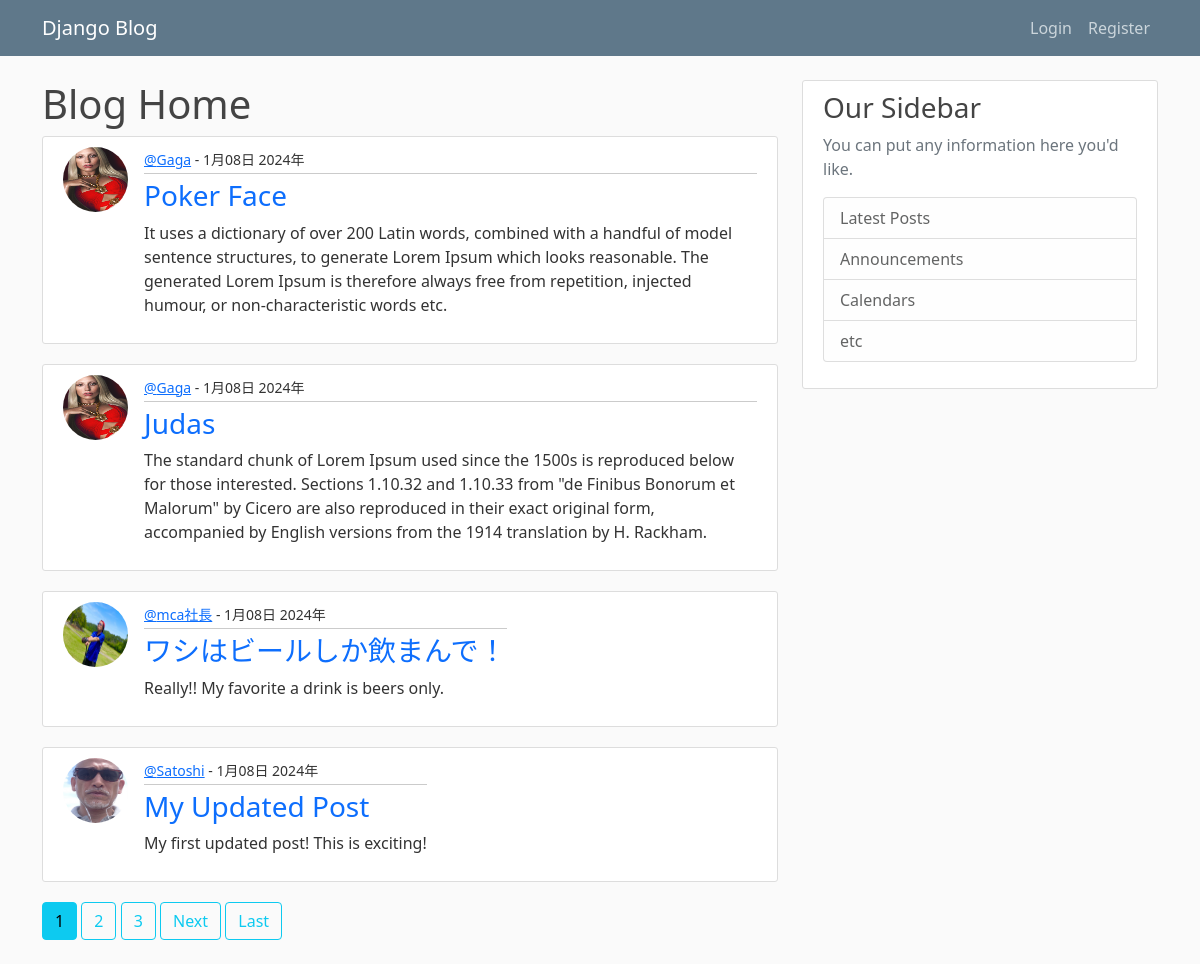
/blog_dev/, run on the app's committed database.
### blog/models.py (models this page shows, shortened)
class Post(models.Model):
	title = models.CharField(max_length=100)
	content = models.TextField()
	date_posted = models.DateTimeField(default=timezone.now())
	author = models.ForeignKey(User, on_delete=models.CASCADE)

### users/models.py (models this page shows, shortened)
class Profile(models.Model):
	user = models.OneToOneField(User, on_delete=models.CASCADE)
	image = models.ImageField(default='default.jpg', upload_to='profile_pics')

### blog/views.py (the view)
# urls.py: path('', PostListView.as_view(), name='home'),
class PostListView(ListView):
	model = Post
	template_name = 'home.html'
	context_object_name = 'posts'
	ordering = ['-date_posted']
	paginate_by = 4

### blog/templates/home.html (shortened to what this page needs)
{% extends 'base.html' %}
{% block content %}
<div>
	<h1>Blog Home</h1>
	{% for post in posts %}
	<div class="media content-section d-flex">
		<div>
			<img src="{{ post.author.profile.image.url }}" class="rounded-circle article-img"/>
		</div>
		<div>
			<small><a href="{% url 'blog:user-posts' post.author.username %}">@{{ post.author }}</a> - {{ post.date_posted|date:"Fd日 Y年" }}</small>
			<hr>
			<h3><a href="{% url 'blog:detail' post.id %}">{{ post.title }}</a></h3>
			<p>{{ post.content }}</p>
		</div>
	</div>
	{% endfor %}
</div>
<div>
{% if is_paginated %}
	{% for num in page_obj.paginator.page_range %}
		{% if page_obj.number == num %}
			<a class="btn btn-info mb-4" href="?page={{ num }}">{{ num }}</a>
		{% elif num > page_obj.number|add:'-3' and num < page_obj.number|add:'3' %}
			<a class="btn btn-outline-info mb-4" href="?page{{ num }}">{{ num }}</a>
		{% endif %}
	{% endfor %}
	{% if page_obj.has_next %}
		<a class="btn btn-outline-info mb-4" href="?page={{ page_obj.next_page_number }}">Next</a>
		<a class="btn btn-outline-info mb-4" href="?page={{ page_obj.paginator.num_pages }}">Last</a>
	{% endif %}
{% endif %}
</div>
{% endblock content %}

### blog/static/css/style.css (style rules this page uses)
body { background: #fafafa; color: #333333; margin-top: 5rem; }
h1, h2, h3, h4, h5, h6 { color: #444444; }
.content-section { background: #ffffff; padding: 10px 20px; border: 1px solid #dddddd; border-radius: 3px; margin-bottom: 20px; }
.article-img { height: 65px; width: 65px; margin-right: 16px; }

### blog/templates/home.html (style rules this page uses)
hr { margin-top: 2px; margin-bottom: 5px; }
h3 a { text-decoration: none; }

### data on the page
Post: author.profile.image (picture), author "Gaga", date_posted "1月08日 2024年", title "Poker Face", content "It uses a dictionary of over 200 Latin words, combined with a handful of model sentence structures, to generate Lorem Ipsum which looks reasonable. The generated Lorem Ipsum is therefore always free from repetition, injected humour, or non-characteristic words etc."
Post: author.profile.image (picture), author "Gaga", date_posted "1月08日 2024年", title "Judas", content "The standard chunk of Lorem Ipsum used since the 1500s is reproduced below for those interested. Sections 1.10.32 and 1.10.33 from \"de Finibus Bonorum et Malorum\" by Cicero are also reproduced in their exact original form, accompanied by English versions from the 1914 translation by H. Rackham."
Post: author.profile.image (picture), author "mca社長", date_posted "1月08日 2024年", title "ワシはビールしか飲まんで！", content "Really!! My favorite a drink is beers only."
Post: author.profile.image (picture), author "Satoshi", date_posted "1月08日 2024年", title "My Updated Post", content "My first updated post! This is exciting!"

### other printed values
{{ num }} "1"
{{ num }} "2" "3"
